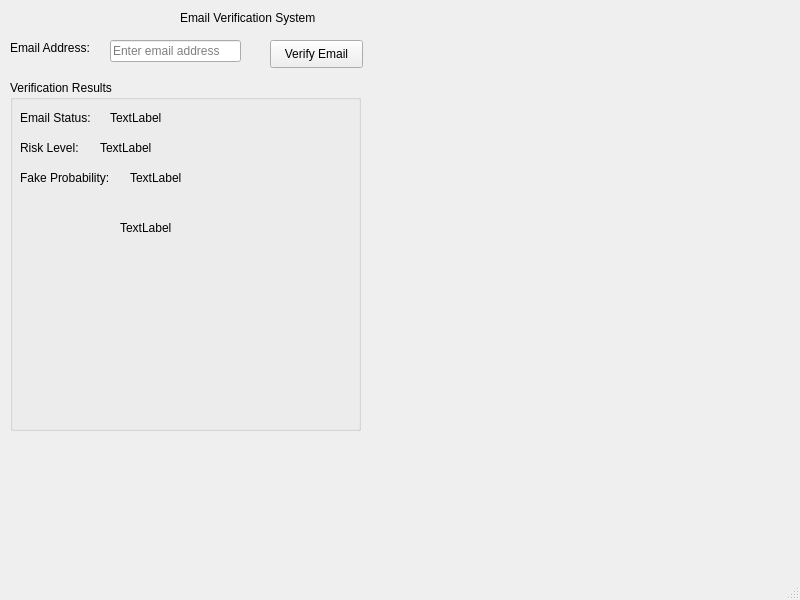
<?xml version="1.0" encoding="UTF-8"?>
<ui version="4.0">
 <class>MainWindow</class>
 <widget class="QMainWindow" name="MainWindow">
  <property name="geometry">
   <rect>
    <x>0</x>
    <y>0</y>
    <width>800</width>
    <height>600</height>
   </rect>
  </property>
  <property name="windowTitle">
   <string>MainWindow</string>
  </property>
  <widget class="QWidget" name="centralwidget">
   <widget class="QLabel" name="label">
    <property name="geometry">
     <rect>
      <x>180</x>
      <y>10</y>
      <width>151</width>
      <height>16</height>
     </rect>
    </property>
    <property name="text">
     <string>Email Verification System</string>
    </property>
   </widget>
   <widget class="QLabel" name="label_2">
    <property name="geometry">
     <rect>
      <x>10</x>
      <y>40</y>
      <width>91</width>
      <height>16</height>
     </rect>
    </property>
    <property name="text">
     <string>Email Address:</string>
    </property>
   </widget>
   <widget class="QLineEdit" name="lineEdit">
    <property name="geometry">
     <rect>
      <x>110</x>
      <y>40</y>
      <width>131</width>
      <height>22</height>
     </rect>
    </property>
    <property name="text">
     <string/>
    </property>
    <property name="placeholderText">
     <string>Enter email address</string>
    </property>
   </widget>
   <widget class="QPushButton" name="pushButton">
    <property name="geometry">
     <rect>
      <x>270</x>
      <y>40</y>
      <width>93</width>
      <height>28</height>
     </rect>
    </property>
    <property name="text">
     <string>Verify Email</string>
    </property>
   </widget>
   <widget class="QGroupBox" name="groupBox">
    <property name="geometry">
     <rect>
      <x>10</x>
      <y>80</y>
      <width>351</width>
      <height>351</height>
     </rect>
    </property>
    <property name="title">
     <string>Verification Results</string>
    </property>
    <widget class="QLabel" name="label_3">
     <property name="geometry">
      <rect>
       <x>10</x>
       <y>30</y>
       <width>81</width>
       <height>16</height>
      </rect>
     </property>
     <property name="text">
      <string>Email Status:</string>
     </property>
    </widget>
    <widget class="QLabel" name="emailStatus">
     <property name="geometry">
      <rect>
       <x>100</x>
       <y>30</y>
       <width>55</width>
       <height>16</height>
      </rect>
     </property>
     <property name="text">
      <string>TextLabel</string>
     </property>
    </widget>
    <widget class="QLabel" name="label_4">
     <property name="geometry">
      <rect>
       <x>10</x>
       <y>60</y>
       <width>81</width>
       <height>16</height>
      </rect>
     </property>
     <property name="text">
      <string>Risk Level:</string>
     </property>
    </widget>
    <widget class="QLabel" name="riskLevel">
     <property name="geometry">
      <rect>
       <x>90</x>
       <y>60</y>
       <width>55</width>
       <height>16</height>
      </rect>
     </property>
     <property name="text">
      <string>TextLabel</string>
     </property>
    </widget>
    <widget class="QLabel" name="label_5">
     <property name="geometry">
      <rect>
       <x>10</x>
       <y>90</y>
       <width>121</width>
       <height>16</height>
      </rect>
     </property>
     <property name="text">
      <string>Fake Probability:</string>
     </property>
    </widget>
    <widget class="QLabel" name="fakeProb">
     <property name="geometry">
      <rect>
       <x>120</x>
       <y>90</y>
       <width>55</width>
       <height>16</height>
      </rect>
     </property>
     <property name="text">
      <string>TextLabel</string>
     </property>
    </widget>
    <widget class="QLabel" name="finalResult">
     <property name="geometry">
      <rect>
       <x>110</x>
       <y>140</y>
       <width>55</width>
       <height>16</height>
      </rect>
     </property>
     <property name="text">
      <string>TextLabel</string>
     </property>
    </widget>
   </widget>
  </widget>
  <widget class="QStatusBar" name="statusbar"/>
 </widget>
 <resources/>
 <connections/>
</ui>
